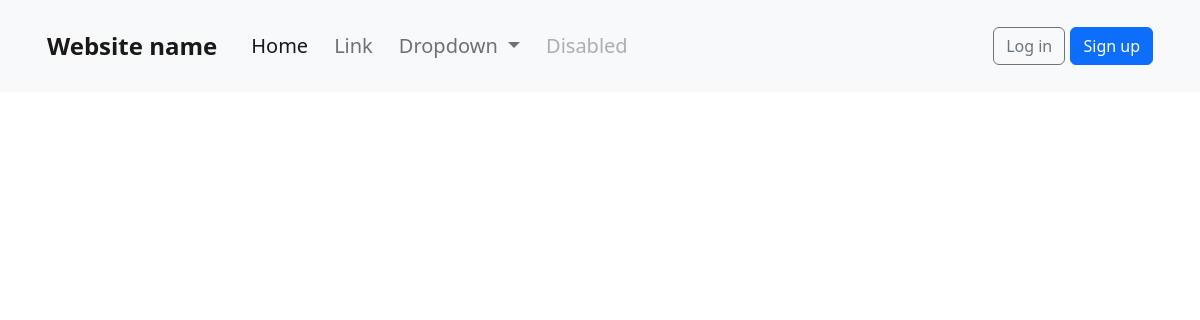
The app's page /, older data.
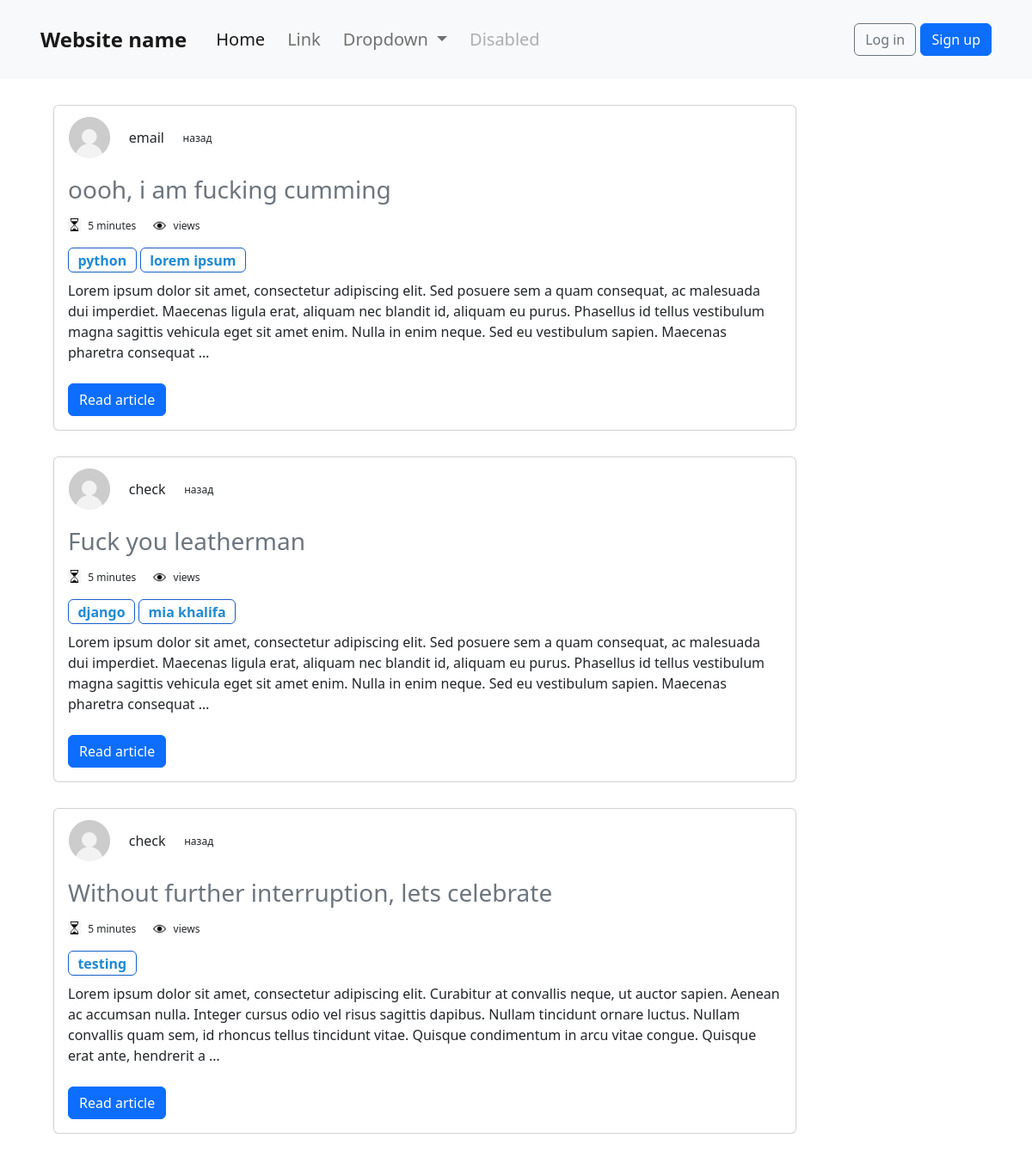
The same page, newer data.
### pages/models.py (models this page shows, shortened)
class Article(Model):
    author = ForeignKey(AUTH_USER_MODEL, models.DO_NOTHING)
    name = CharField(max_length=1000, blank=False)
    text = TextField(max_length=15000)
    logo_image = ImageField(upload_to='static/article-images')
    views = PositiveIntegerField(default=0)
    date_changed = DateTimeField(auto_now=True)
    date_article_created = DateTimeField(auto_now_add=True)
    tags = TaggableManager()

### accounts/models.py (models this page shows, shortened)
class CustomUser(AbstractUser):
    avatar = ImageField(upload_to='static/user-avatars', default='static/user-avatars/def_avatar.jpg')

### pages/views.py (the view, shortened to what this page needs)
# urls.py: path("", HomePageView.as_view(), name="home"),
class HomePageView(View):
    template_name = "pages/home.html"
    def get(self, request):
        context = {
            'articles': Article.objects.all(),
            'tags': Tag.objects.all(),
        }
        return render(request, self.template_name, context)

### templates/pages/home.html (shortened to what this page needs)
{% extends '_base.html' %}
{% load static %}
{% block content %}
    {% for article in articles %}
        <article style="margin-top: 30px;">
            <div class="card" style="width: 54rem;">
                <div class="card-img-top" style="margin-top: 13px; align-content: center; display:flex;">
                    <img src="{% static 'user-avatars/def_avatar.jpg' %}" alt="avatar" height="48" width="48"
                         style="margin-left: 2%">
                    <p style="margin-left: 2.5%; margin-top: 12px;">
                        {{ article.author.username }}
                    </p>
                    <p style="margin-left: 2.5%; margin-top: 16px; font-size: 12px;">
                        {{ article.date_created|timesince }} назад
                    </p>
                </div>
                <div class="card-body">
                    <h3 class="card-title" style="margin-bottom: 2%;">
                        <a href="/articles/{{ article.id }}" class="link-secondary"
                           style="color: black; text-decoration: unset">
                            {{ article.name }}
                        </a>
                    </h3>
                    <div style="font-size: 12px; display:flex;">
                        <img src="{% static 'images/clock_icon.png' %}" height="15px" width="15px" alt="">
                        <p style="margin-left: 1%;">
                            5 minutes
                        </p>
                        <img src="{% static 'images/views_icon.webp' %}" height="15px" width="15px" alt=""
                             style="margin-left: 20px; margin-top: 1px;">
                        <p style="margin-left: 1%;">
                            {{ article.likes }} views
                        </p>
                    </div>
                    {% for tag in article.tags.all %}
                        <a href="#" class="badge badge-primary"
                           style="margin-bottom: 1%; font-size: 16px; color:#1f8ad5; text-decoration: unset;
                                  border: 1px solid #175fc9; :hover{color:#143cd2;}">
                            {{ tag.name|lower }}
                        </a>
                    {% endfor %}
                    <p class="card-text">
                        {{ article.text|truncatewords:50 }}
                    </p>
                    <a href="/articles/{{ article.id }}" class="btn btn-primary" style="margin-top: 1%;">Read
                        article</a>
                </div>
            </div>
        </article>
    {% endfor %}
{% endblock content %}

### templates/_base.html (shortened to what this page needs)
{% load static %}
<!DOCTYPE html>
<html lang="en">
<head>
    {% block css %}
        <link href="https://cdn.jsdelivr.net/npm/bootstrap@5.2.3/dist/css/bootstrap.min.css" rel="stylesheet"
>
        <link rel="stylesheet" href="{% static 'css/base.css' %}">
    {% endblock %}
</head>
<body>
<header>
    {% include 'components/navbar.html' %}
</header>
<div class="container" id="main-container">
    {% block content %}
    {% endblock content %}
</div>
</body>
</html>

### templates/components/navbar.html (shortened to what this page needs)
{% block content %}
    <nav class="navbar navbar-expand-lg navbar-light bg-light"
         style="font-size: 20px;
                font-weight: normal;">
        <div class="container-fluid" style="margin-left: 35px; margin-top: 15px; margin-bottom: 15px;">
            <a class="navbar-brand" href="{% url 'home' %}" style="font-weight: bold; font-size: 24px;">Website name</a>
            <div class="collapse navbar-collapse" id="navbarSupportedContent">
                <ul class="navbar-nav me-auto mb-2 mb-lg-0">
                    <li class="nav-item" style="margin-left: 10px;">
                        <a class="nav-link active" aria-current="page" href="#">Home</a>
                    </li>
                    <li class="nav-item" style="margin-left: 10px;">
                        <a class="nav-link" href="#">Link</a>
                    </li>
                    <li class="nav-item dropdown" style="margin-left: 10px;">
                        <a class="nav-link dropdown-toggle" href="#" id="navbarDropdown" role="button"
                           data-bs-toggle="dropdown" aria-expanded="false">
                            Dropdown
                        </a>
                    </li>
                    <li class="nav-item" style="margin-left: 10px;">
                        <a class="nav-link disabled" href="#" tabindex="-1" aria-disabled="true">Disabled</a>
                    </li>
                </ul>
            </div>
            <div class="dropdown text-end" style="margin-right: 35px;">
                {% if user.is_authenticated %}
                    <a href="#" class="d-block link-dark text-decoration-none dropdown-toggle" data-bs-toggle="dropdown"
                       aria-expanded="false">
                        {{ user.email }}
                    </a>
                    <ul class="dropdown-menu text-small" style="right: -150%; left: unset">
                        <li><a class="dropdown-item" href="{% url 'account_change_password' %}">Change password</a></li>
                        <li>
                            <hr class="dropdown-divider">
                        </li>
                        <li><a class="dropdown-item" href="{% url 'account_logout' %}">Sign out</a></li>
                    </ul>
                {% else %}
                    <form class="form-inline ml-auto">
                        <a href="{% url 'account_login' %}" class="btn btn-outline-secondary">Log in</a>
                        <a href="{% url 'account_signup' %}" class="btn btn-primary ml-2">Sign up</a>
                    </form>
                {% endif %}
            </div>
        </div>
    </nav>
{% endblock %}

### static/css/base.css (style rules this page uses)
html { position: relative; min-height: 100%; font-size: 14px; }
@media (min-width: 768px) { html { font-size: 16px; } }
body { margin-bottom: 60px; }
.container { max-width: 960px; }

### templates/_base.html (style rules this page uses)
#main-container { min-height: 100vh; max-width: 1100px; }

Row changes from the older to the newer data that the page shows:
added Article: author.username "email", name "oooh, i am fucking cumming", text "Lorem ipsum dolor sit amet, consectetur adipiscing elit. Sed posuere sem a quam consequat, ac malesuada dui imperdiet. Maecenas ligula erat, aliquam nec blandit id, aliquam eu purus. Phasellus id tellus vestibulum magna sagittis vehicula eget sit amet enim. Nulla in enim neque. Sed eu vestibulum sapien. Maecenas pharetra consequat …"
now on this page (row unchanged): Tag: name "python", shown under "email"
now on this page (row unchanged): Tag: name "lorem ipsum", shown under "email"
added Article: author.username "check", name "Fuck you leatherman", text "Lorem ipsum dolor sit amet, consectetur adipiscing elit. Sed posuere sem a quam consequat, ac malesuada dui imperdiet. Maecenas ligula erat, aliquam nec blandit id, aliquam eu purus. Phasellus id tellus vestibulum magna sagittis vehicula eget sit amet enim. Nulla in enim neque. Sed eu vestibulum sapien. Maecenas pharetra consequat …"
now on this page (row unchanged): Tag: name "django", shown under "check"
now on this page (row unchanged): Tag: name "mia khalifa", shown under "check"
added Article: author.username "check", name "Without further interruption, lets celebrate", text "Lorem ipsum dolor sit amet, consectetur adipiscing elit. Curabitur at convallis neque, ut auctor sapien. Aenean ac accumsan nulla. Integer cursus odio vel risus sagittis dapibus. Nullam tincidunt ornare luctus. Nullam convallis quam sem, id rhoncus tellus tincidunt vitae. Quisque condimentum in arcu vitae congue. Quisque erat ante, hendrerit a …"
now on this page (row unchanged): Tag: name "testing", shown under "check"
